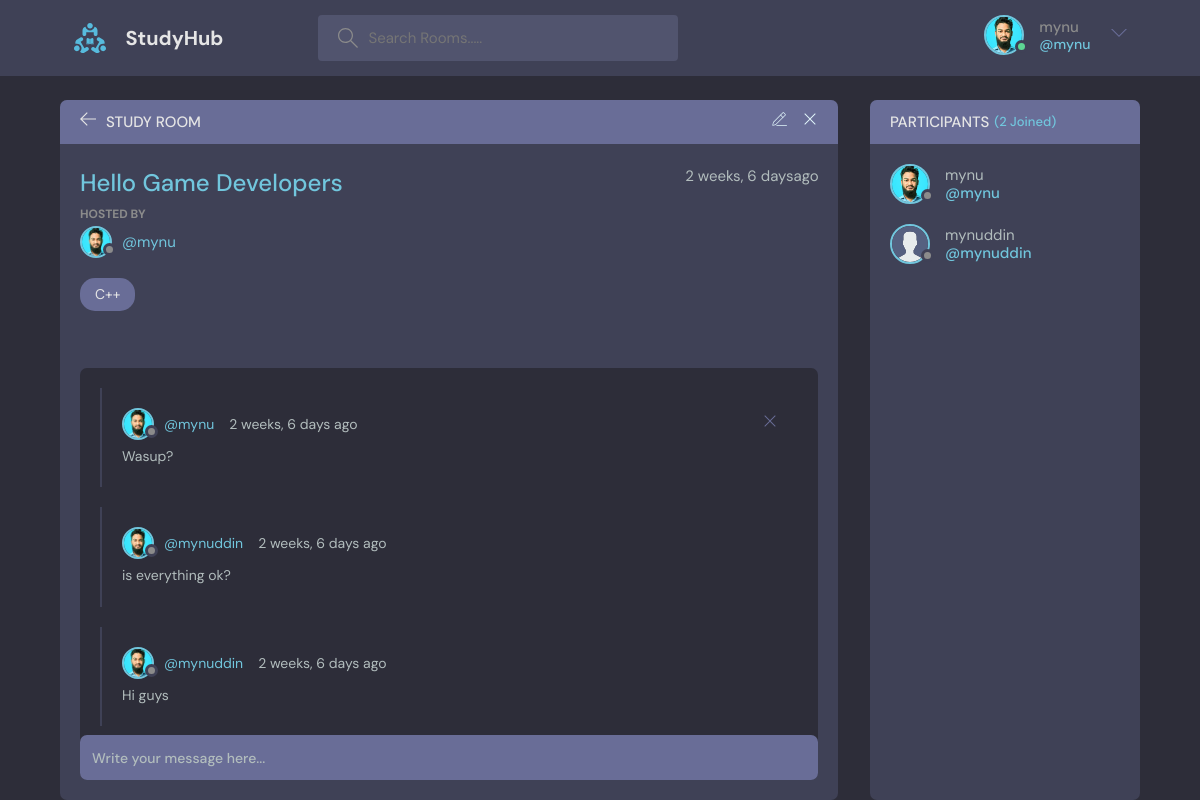
Page /rooms/5/ (signed in) on the committed database.
### Base/models.py (models this page shows, shortened)
class User(AbstractUser):
    name = models.CharField(max_length=200 , null= True)
    email = models.EmailField(unique=True , null=True)
    bio = models.TextField(default='no bio...', max_length=300 , null=True)
    avatar = models.ImageField(null=True , default='avatar.svg')
    USERNAME_FIELD = 'email'
    REQUIRED_FIELDS = []

class Room(models.Model):
    host = models.ForeignKey(User , on_delete=models.SET_NULL , null=True)
    topic = models.ForeignKey(Topic , on_delete=models.SET_NULL , null=True )
    name = models.CharField(max_length=200)
    description = models.TextField(null=True, blank=True)
    participants = models.ManyToManyField(User , related_name='participants' , blank=True)
    updated = models.DateTimeField(auto_now=True)
    created = models.DateTimeField(auto_now_add=True)
    class Meta:
        ordering = ['-updated' , '-created']

class Topic(models.Model):
    name = models.CharField(max_length=200)
    def __str__(self):
        return self.name

class Message(models.Model):
    user = models.ForeignKey(User , on_delete=models.CASCADE) # Casecade means if the user is deleted then the message will also be deleted from
    body_value = models.TextField()
    room = models.ForeignKey(Room , on_delete=models.CASCADE)
    updated = models.DateTimeField(auto_now=True)
    created = models.DateTimeField(auto_now_add=True)
    class Meta:
            ordering = ['-updated' , '-created']

### Base/views.py (the view, shortened to what this page needs)
# urls.py: path('rooms/', views.getRooms, name='rooms'),
@login_required(login_url='login')
def rooms(request , pk):
    ROOM = Room.objects.get(id=pk)
    Room_Messages = ROOM.message_set.all() # Many to one
    participants = ROOM.participants.all() # Many to Many
    context = {'ROOM': ROOM , 'Room_Messages': Room_Messages , 'participants': participants}
    return render(request, 'Base/rooms.html' , context)

### Base/Templates/Base/rooms.html (shortened to what this page needs)
{% extends 'main.html' %} {% block content %} {% load static %}
<main class="profile-page layout layout--2">
	<div class="container">
		<div class="room">
			<div class="room__top">
				<div class="room__topLeft">
					<a href="{% url 'home' %}">
						<svg
							version="1.1"
							xmlns="http://www.w3.org/2000/svg"
							width="32"
							height="32"
							viewBox="0 0 32 32"
						>
							<title>arrow-left</title>
							<path
								d="M13.723 2.286l-13.723 13.714 13.719 13.714 1.616-1.611-10.96-10.96h27.625v-2.286h-27.625l10.965-10.965-1.616-1.607z"
							></path>
						</svg>
					</a>
					<h3>Study Room</h3>
				</div>
				{% if ROOM.host == request.user %}
				<div class="room__topRight">
					<a href="{% url 'update-room' ROOM.id %}">
					</a>
					<a href="{% url 'delete-room' ROOM.id %}">
						<svg
							version="1.1"
							xmlns="http://www.w3.org/2000/svg"
							width="32"
							height="32"
							viewBox="0 0 32 32"
						>
							<title>remove</title>
							<path
								d="M27.314 6.019l-1.333-1.333-9.98 9.981-9.981-9.981-1.333 1.333 9.981 9.981-9.981 9.98 1.333 1.333 9.981-9.98 9.98 9.98 1.333-1.333-9.98-9.98 9.98-9.981z"
							></path>
						</svg>
					</a>
				</div>
				{% endif %}
			</div>
			<div class="room__box scroll">
				<div class="room__header scroll">
					<div class="room__info">
						<h3>{{ROOM.name}}</h3>
						<span>{{ROOM.created|timesince}}ago</span>
					</div>
					<div class="room__hosted">
						<p>Hosted By</p>
						<a href="{% url 'profile' ROOM.host.id %}" class="room__author">
							<div class="avatar avatar--small">
								<img src="{{ ROOM.host.avatar.url }}" />
							</div>
							<span>@{{ROOM.host.username}}</span>
						</a>
					</div>
					<span class="room__topics">{{ROOM.topic}}</span>
				</div>
				<div class="room__conversation">
					<div class="threads scroll">
						{% for message in Room_Messages %}
						<div class="thread">
							<div class="thread__top">
								<div class="thread__author">
									<a href="{% url 'profile' message.user.id %}" class="thread__authorInfo">
										<div class="avatar avatar--small">
											<img
												src="{{ ROOM.host.avatar.url }}"
											/>
										</div>
										<span>@{{message.user.username}}</span>
									</a>
									<span class="thread__date">{{message.created|timesince}} ago</span>
								</div>
								{% if request.user == message.user %}
								<a href="{% url 'delete-message' message.id %}">
								<div class="thread__delete">
									<svg
										version="1.1"
										xmlns="http://www.w3.org/2000/svg"
										width="32"
										height="32"
										viewBox="0 0 32 32"
									>
										<title>remove</title>
										<path
											d="M27.314 6.019l-1.333-1.333-9.98 9.981-9.981-9.981-1.333 1.333 9.981 9.981-9.981 9.98 1.333 1.333 9.981-9.98 9.98 9.98 1.333-1.333-9.98-9.98 9.98-9.981z"
										></path>
									</svg>
								</div>
								</a>
								{% endif %}
							</div>
							<div class="thread__details">
								{{message.body_value}}
							</div>
						</div>
						{% endfor %}
					</div>
				</div>
			</div>
			<div class="room__message">
				<form action="" method="POST">
					<input name="body_value" placeholder="Write your message here..." />
				</form>
			</div>
		</div>
		<div class="participants">
			<h3 class="participants__top">
				Participants <span>({{participants.count}} Joined)</span>
			</h3>
			<div class="participants__list scroll">
				{% for user in participants %}
				<a href="{% url 'profile' user.id %}" class="participant">
					<div class="avatar avatar--medium">
						<img src="{{ user.avatar.url }}" />
					</div>
					<p>
						{{user.username}}
						<span>@{{user.username}}</span>
					</p>
				</a>
				{% endfor %}
			</div>
		</div>
	</div>
</main>
{% endblock %}

### Templates/navbar.html (shortened to what this page needs)
{% load static %}
<header class="header header--loggedIn">
	<div class="container">
		<a href="{% url 'home' %}" class="header__logo">
			<img src="{% static 'Images/logo.svg' %}" />
			<h1>StudyHub</h1>
		</a>
		<form class="header__search" method="GET" action="{% url 'home' %}">
			<label>
				<form method="GET" action="{% url 'home' %}">
					<input type="text" name="q" id="" placeholder="Search Rooms....." />
				</form>
			</label>
		</form>
		<nav class="header__menu">
			{% if request.user.is_authenticated %}
			<div class="header__user">
				<a href="{% url 'profile' user.id %}">
					<div class="avatar avatar--medium active">
						<img src="{{ request.user.avatar.url }}" />
					</div>
					<p>
						{{request.user.username}} <span>@{{request.user.username}}</span>
					</p>
				</a>
				<button class="dropdown-button">
					<svg
						version="1.1"
						xmlns="http://www.w3.org/2000/svg"
						width="32"
						height="32"
						viewBox="0 0 32 32"
					>
						<title>chevron-down</title>
						<path d="M16 21l-13-13h-3l16 16 16-16h-3l-13 13z"></path>
					</svg>
				</button>
			</div>
			{% else %}
			<a href="{% url 'login' %}">
				<img src="{% static 'Images/avatar.svg' %}" />
				<p>Login</p>
			</a>
			{% endif %}
		</nav>
	</div>
</header>

### rows in the picture
User: user.avatar (picture), user.username "mynu", avatar (picture), username "mynu"
Room: name "Hello Game Developers", created "2 weeks, 6 days", host.avatar (picture), host.username "mynu", topic "C++"
Message: host.avatar (picture), user.username "mynu", created "2 weeks, 6 days", body_value "Wasup?"
Message: host.avatar (picture), user.username "mynuddin", created "2 weeks, 6 days", body_value "is everything ok?"
Message: host.avatar (picture), user.username "mynuddin", created "2 weeks, 6 days", body_value "Hi guys"
User: avatar (placeholder picture), username "mynuddin"

### other values in the picture
{{ participants.count }} "2"
